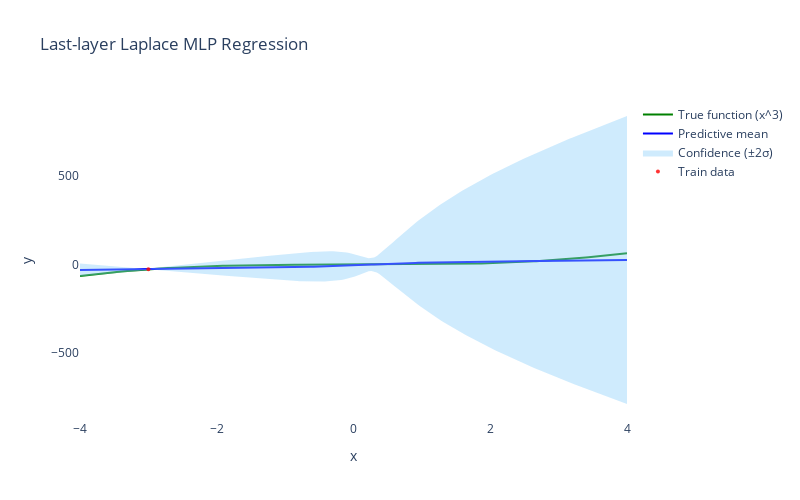

The notebook cell this image was saved under:
### Markdown cell above
# Laplace

### Code cell
import torch
import torch.nn as nn
import torch.optim as optim
import numpy as np
import plotly.graph_objects as go
from laplace import Laplace
from torch.utils.data import TensorDataset, DataLoader

# -------------------
# 1) Create a synthetic dataset
# -------------------
# We'll use a simple non-linear function: y = x^3 + noise

N_TRAIN = 1  # number of training points
N_TEST = 200   # number of test points

# Random seed for reproducibility
torch.manual_seed(42)

# Generate training data
x_train = torch.linspace(-3, 3, steps=N_TRAIN).unsqueeze(-1)
y_train = x_train**3 + 2.0 * torch.randn_like(x_train)  # add some noise

# Generate test data for evaluating and plotting
x_test = torch.linspace(-4, 4, steps=N_TEST).unsqueeze(-1)
y_true = x_test**3  # ground truth (no noise)

# Create DataLoader for training
train_dataset = TensorDataset(x_train, y_train)
train_loader = DataLoader(train_dataset, batch_size=32, shuffle=True)

# -------------------
# 2) Define the MLP architecture
# -------------------
# 3 hidden layers, 128 units, tanh activation

class MLP(nn.Module):
    def __init__(
        self,
        input_dim=1,
        num_hidden_layer=3,
        hidden_dim=128,
        output_dim=1,
        activation="elu"
    ):
        super().__init__()
        self.activation = self._get_activation(activation)

        # Dynamically create the layers
        layers = []

        # Input layer
        layers.append(nn.Linear(input_dim, hidden_dim))
        layers.append(self.activation)

        # Hidden layers
        for _ in range(num_hidden_layer - 1):
            layers.append(nn.Linear(hidden_dim, hidden_dim))
            layers.append(self.activation)

        # Output layer
        layers.append(nn.Linear(hidden_dim, output_dim))

        # Combine all layers into a Sequential module
        self.net = nn.Sequential(*layers)

    def _get_activation(self, activation_name):
        if activation_name == 'relu':
            return nn.ReLU()
        elif activation_name == 'tanh':
            return nn.Tanh()
        elif activation_name == 'elu':
            return nn.ELU()
        elif activation_name == 'sigmoid':
            return nn.Sigmoid()
        else:
            raise ValueError(f"Unknown activation: {activation_name}")

    def forward(self, x):
        return self.net(x)

model = MLP()

# -------------------
# 3) Train the MLP
# -------------------
# We will use a standard MSE loss and Adam optimizer

optimizer = optim.Adam(model.parameters(), lr=1e-3, weight_decay=1e-3)
criterion = nn.MSELoss()

n_epochs = 1500
for epoch in range(n_epochs):
    model.train()
    for x_batch, y_batch in train_loader:
        optimizer.zero_grad()
        y_pred = model(x_batch)
        loss = criterion(y_pred, y_batch)
        loss.backward()
        optimizer.step()

    if (epoch + 1) % 50 == 0:
        print(f"Epoch [{epoch+1}/{n_epochs}], Loss: {loss.item():.4f}")

# -------------------
# 4) Apply Last-Layer Laplace Approximation
# -------------------
la = Laplace(
    model,
    'regression',
    subset_of_weights='last_layer',
    hessian_structure='full',
    prior_precision=0.01,
    sigma_noise=1.0,
    temperature=1.0,
)
la.fit(train_loader)

# Optimize the prior precision
# Using the training set as a validation dataset (you can split data if needed)
# la.optimize_prior_precision(method='gridsearch', val_loader=DataLoader(TensorDataset(x_train, y_train), batch_size=32))

# Function to predict with Laplace
def predict_with_laplace(model_laplace, x):
    """Return predictive mean and variance given input x."""
    mean, var = model_laplace(x)
    mean = mean.detach().squeeze(-1)
    var = var.squeeze(1).squeeze(-1)
    return mean, var

model.eval()
with torch.no_grad():
    y_mean, y_var = predict_with_laplace(la, x_test)
y_std = torch.sqrt(y_var)

# -------------------
# 5) Visualization with Plotly
# -------------------
fig = go.Figure()

# True function
fig.add_trace(go.Scatter(
    x=x_test.squeeze().cpu().numpy(),
    y=y_true.squeeze().cpu().numpy(),
    mode='lines',
    name='True function (x^3)',
    line=dict(color='green', width=2)
))

# Predictive mean
fig.add_trace(go.Scatter(
    x=x_test.squeeze().cpu().numpy(),
    y=y_mean.cpu().numpy(),
    mode='lines',
    name='Predictive mean',
    line=dict(color='blue', width=2)
))

# Uncertainty band: mean +/- 2 std
fig.add_trace(go.Scatter(
    x=np.concatenate([x_test.squeeze().cpu().numpy(), x_test.squeeze().cpu().numpy()[::-1]]),
    y=np.concatenate([(y_mean - 2*y_std).cpu().numpy(), (y_mean + 2*y_std).cpu().numpy()[::-1]]),
    fill='toself',
    fillcolor='rgba(135,206,250,0.4)',  # light-blue shade
    line=dict(color='rgba(255,255,255,0)'),
    hoverinfo='skip',
    showlegend=True,
    name='Confidence (±2σ)'
))

# Training points
fig.add_trace(go.Scatter(
    x=x_train.squeeze().cpu().numpy(),
    y=y_train.squeeze().cpu().numpy(),
    mode='markers',
    name='Train data',
    marker=dict(color='red', size=4, opacity=0.8)
))

fig.update_layout(
    title='Last-layer Laplace MLP Regression',
    xaxis_title='x',
    yaxis_title='y',
    width=800,
    height=500,
    plot_bgcolor='white',
)

fig.show()

### Figure 1 — Plotly figure (JSON) as saved in the notebook; plotly's stock layout.template omitted (floating-point values rounded to 4 significant figures; data arrays with more than 128 entries replaced by an {"elided": "..."} marker saying what was removed)
{"data": [{"line": {"color": "green", "width": 2}, "mode": "lines", "name": "True function (x^3)", "type": "scatter", "x": {"elided": "200 float values"}, "y": {"elided": "200 float values"}}, {"line": {"color": "blue", "width": 2}, "mode": "lines", "name": "Predictive mean", "type": "scatter", "x": {"elided": "200 float values"}, "y": {"elided": "200 float values"}}, {"fill": "toself", "fillcolor": "rgba(135,206,250,0.4)", "hoverinfo": "skip", "line": {"color": "rgba(255,255,255,0)"}, "name": "Confidence (±2σ)", "showlegend": true, "type": "scatter", "x": {"elided": "400 float values"}, "y": {"elided": "400 float values"}}, {"marker": {"color": "red", "opacity": 0.8, "size": 4}, "mode": "markers", "name": "Train data", "type": "scatter", "x": [-3], "y": [-26.33]}], "layout": {"height": 500, "plot_bgcolor": "white", "title": {"text": "Last-layer Laplace MLP Regression"}, "width": 800, "xaxis": {"title": {"text": "x"}}, "yaxis": {"title": {"text": "y"}}}}
